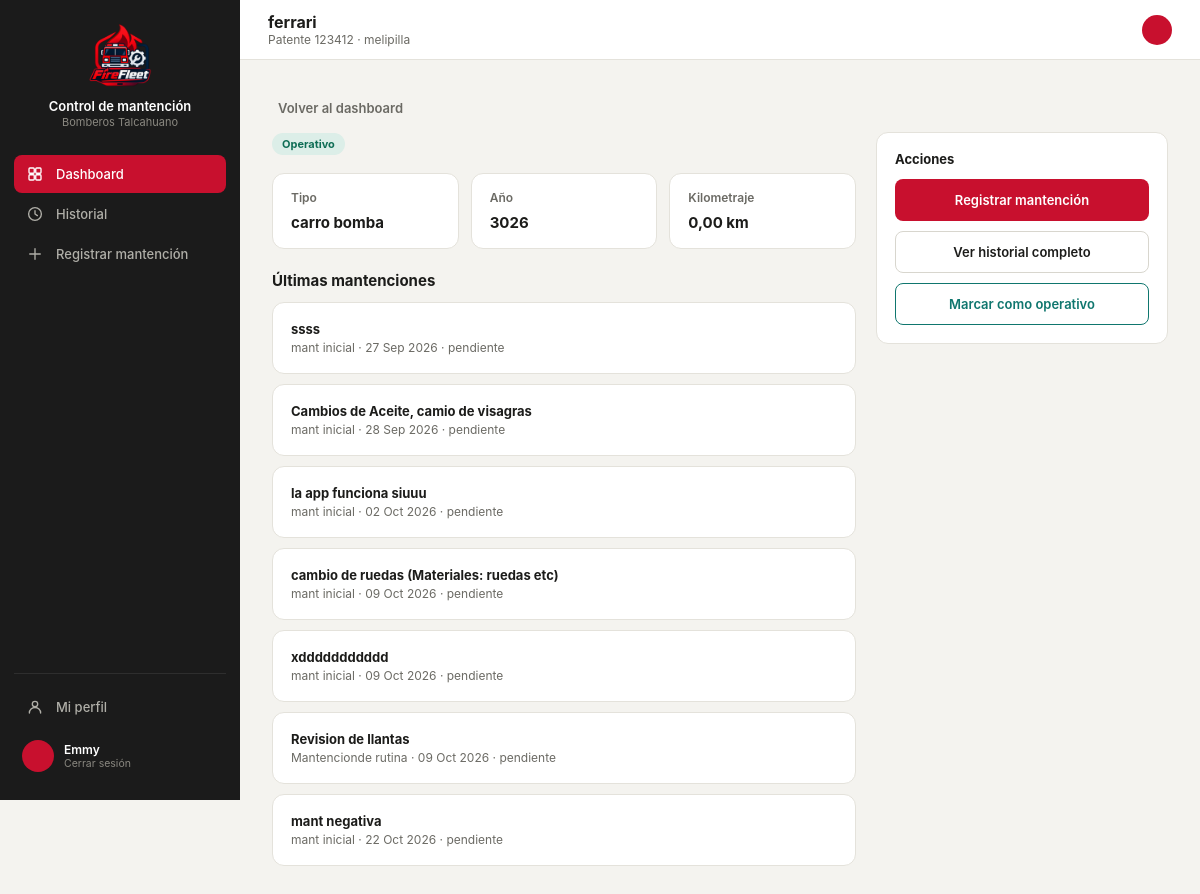
The app's page /vehidetalle/1/ (signed in) with its own data.
### core/models.py (models this page shows, shortened)
class Vehiculo(models.Model):
    id_vehi = models.AutoField(primary_key=True)
    patente = models.CharField(max_length=10, unique=True, null=True, blank=True)
    tipo_v = models.CharField(max_length=50)
    modelo = models.CharField(max_length=80, blank=True)
    anio = models.IntegerField(null=True, blank=True, db_column="año")
    id_compania = models.ForeignKey(
        Compania, on_delete=models.PROTECT, db_column="id_compania", related_name="vehiculos",
    )
    estado = models.CharField(max_length=30, default="operativo")
    kilometraje = models.DecimalField(max_digits=10, decimal_places=2, default=0)
    proxima_mantencion = models.DateField(null=True, blank=True)
    class Meta:
        db_table = "vehiculo"

class Compania(models.Model):
    id_comp = models.AutoField(primary_key=True)
    nombre = models.CharField(max_length=100)
    direccion = models.CharField(max_length=200, blank=True, db_column="dirección")
    telefono = models.CharField(max_length=20, blank=True, db_column="teléfono")
    class Meta:
        db_table = "compania"
        verbose_name_plural = "Compañías"
    def __str__(self):
        return self.nombre

class Mantencion(models.Model):
    id_mant = models.AutoField(primary_key=True)
    id_vehi = models.ForeignKey(
        Vehiculo, on_delete=models.CASCADE, db_column="id_vehi", related_name="mantenciones",
    )
    id_tipo = models.ForeignKey(
        TipoMantencion, on_delete=models.PROTECT, db_column="id_tipo", related_name="mantenciones",
    )
    descripcion = models.TextField(blank=True, default='')
    fecha_in = models.DateField(auto_now_add=True)
    fecha_ter = models.DateField(null=True, blank=True)
    estado = models.CharField(max_length=30, default="pendiente")
    costo_t = models.DecimalField(max_digits=12, decimal_places=2, default=0)
    respon = models.CharField(max_length=120, blank=True)
    class Meta:
        db_table = "mantencion"

class TipoMantencion(models.Model):
    id_tipo = models.AutoField(primary_key=True)
    nombre = models.CharField(max_length=100)
    categ = models.CharField(max_length=50, blank=True)
    perio = models.CharField(max_length=50, blank=True)
    class Meta:
        db_table = "tipomantencion"
        verbose_name = "Tipo de mantención"
        verbose_name_plural = "Tipos de mantención"
    def __str__(self):
        return self.nombre

### core/views.py (the view)
# urls.py: path('vehidetalle/<int:vehiculo_id>/', views.vehidetalle, name='vehidetalle'),
@login_required(login_url='index')
def vehidetalle(request, vehiculo_id):
    vehiculo = get_object_or_404(Vehiculo, pk=vehiculo_id)
    mantenciones = Mantencion.objects.filter(id_vehi=vehiculo)
    context = {
        'vehiculo': vehiculo,
        'mantenciones': mantenciones,
    }
    return render(request, 'core/detalle.html', context)

### core/templates/core/detalle.html (shortened to what this page needs)
{% load static %}
<!DOCTYPE html>
<html lang="es">
<head>
<link rel="stylesheet" href="https://cdnjs.cloudflare.com/ajax/libs/tabler-icons/2.44.0/iconfont/tabler-icons.min.css">
<link rel="stylesheet" href="{% static 'styles.css' %}">
</head>
<body>
<div class="layout">
  <div class="sidebar">
    <div class="sidebar-brand">
      <div class="logo"><img src="{% static 'imagenes/logo2.png' %}" alt="Logo Control de mantención"></div>
      <div><p class="t1">Control de mantención</p><p class="t2">Bomberos Talcahuano</p></div>
    </div>
    <a class="nav-item active" href="{% url 'dashboard' %}">Dashboard</a>
    <a class="nav-item" href="{% url 'historial' %}"><svg class="nav-icon" viewBox="0 0 24 24" fill="none" stroke="currentColor" stroke-width="1.8" stroke-linecap="round" stroke-linejoin="round"><circle cx="12" cy="12" r="8.5"/><polyline points="12 7.5 12 12 15.2 14.2"/></svg>Historial</a>
    <a class="nav-item" href="{% url 'registrar' %}"><svg class="nav-icon" viewBox="0 0 24 24" fill="none" stroke="currentColor" stroke-width="1.8" stroke-linecap="round" stroke-linejoin="round"><line x1="12" y1="5" x2="12" y2="19"/><line x1="5" y1="12" x2="19" y2="12"/></svg>Registrar mantención</a>
    <div class="sidebar-footer">
      <a class="nav-item" href="{% url 'perfil' %}"><svg class="nav-icon" viewBox="0 0 24 24" fill="none" stroke="currentColor" stroke-width="1.8" stroke-linecap="round" stroke-linejoin="round"><circle cx="12" cy="8" r="3.6"/><path d="M4.5 20c0-4.1 3.4-7.4 7.5-7.4s7.5 3.3 7.5 7.4"/></svg>Mi perfil</a>
      <a class="sidebar-user" href="{% url 'logout' %}" style="margin-top:6px; text-decoration:none;">
        <div class="av">{{ user.first_name|slice:":1" }}{{ user.last_name|slice:":1" }}</div>
        <div><p class="name">{{ user.get_full_name|default:user.username }}</p><p class="role">Cerrar sesión</p></div>
      </a>
    </div>
  </div>
  <div class="main">
    <div class="topbar">
      <div style="display:flex; align-items:center; gap:12px;">
        <div>
          <h2 id="topbar-title">{{ vehiculo.nombre|default:vehiculo.modelo }}</h2>
          <p class="crumb" id="topbar-crumb">Patente {{ vehiculo.patente }} · {{ vehiculo.id_compania|default:"Sin compañía" }}</p>
        </div>
      </div>
      <div style="display:flex; align-items:center; gap:8px;">
        <div style="width:30px; height:30px; border-radius:50%; background:var(--red); display:flex; align-items:center; justify-content:center; color:#fff; font-size:11px; font-weight:700;">
        </div>
      </div>
    </div>
    <div class="content" id="content">
      <a class="back-link" href="{% url 'dashboard' %}">Volver al dashboard</a>
      <div style="display:grid; grid-template-columns:2fr 1fr; gap:20px; align-items:start;">
        <div>
          <div style="margin-bottom:18px;">
            {% if vehiculo.estado == 'Vencido' %}
              <span class="pill pill-danger">Mantención vencida</span>
            {% elif vehiculo.estado == 'Por vencer' %}
              <span class="pill pill-amber">Por vencer</span>
            {% else %}
              <span class="pill pill-green">Operativo</span>
            {% endif %}
          </div>
          <div style="display:grid; grid-template-columns:repeat(3,1fr); gap:12px; margin-bottom:22px;">
            <div class="stat"><p class="lbl">Tipo</p><p style="font-size:15px; font-weight:700; margin:0;">{{ vehiculo.tipo_v }}</p></div>
            <div class="stat"><p class="lbl">Año</p><p style="font-size:15px; font-weight:700; margin:0;">{{ vehiculo.anio }}</p></div>
            <div class="stat"><p class="lbl">Kilometraje</p><p style="font-size:15px; font-weight:700; margin:0;">{{ vehiculo.kilometraje }} km</p></div>
          </div>
          <h3 style="font-size:15px; margin:0 0 12px;">Últimas mantenciones</h3>
          {% for m in mantenciones %}
            <div class="card" style="margin-bottom:10px;">
              <p style="font-size:13px; font-weight:700; margin:0 0 3px;">{{ m.descripcion }}</p>
              <p style="font-size:12px; color:var(--text2); margin:0;">
                {{ m.id_tipo }} · {{ m.fecha_in|date:"d M Y" }} · {{ m.estado }}
              </p>
            </div>
          {% empty %}
            <p style="font-size:13px; color:var(--text2);">Sin registros aún.</p>
          {% endfor %}
        </div>
       <div class="card">
    <p style="font-size:13px; font-weight:700; margin:0 0 12px;">Acciones</p>
    <a class="btn-primary" style="width:100%; height:42px; margin-bottom:10px; display:flex; align-items:center; justify-content:center; text-decoration:none;" href="{% url 'registrar' %}?vehiculo_id={{ vehiculo.pk }}">
        Registrar mantención
    </a>
    <a class="btn-secondary" style="width:100%; height:42px; margin-bottom:10px; display:flex; align-items:center; justify-content:center; text-decoration:none;" href="{% url 'historial' %}?vehiculo_id={{ vehiculo.pk }}">
        Ver historial completo
    </a>
    <a class="btn-secondary" style="width:100%; height:42px; display:flex; align-items:center; justify-content:center; border: 1px solid #0f766e; color: #0f766e; text-decoration:none;" href="{% url 'cambiar_estado' vehiculo.id_vehi %}">
        Marcar como operativo
    </a>
</div>
      </div>
    </div>
  </div>
</div>
</body>
</html>

### core/static/styles.css (style rules this page uses)
:root { --red:#C8102E; --dark:#212121; --darker:#181818; --sidebar-bg:#1B1B1B; --sidebar-hover:#2A2A2A; --input-bg:#fff; --input-border:#D8D6CE; --muted:#8A8880; --amber:#854F0B; --amber-bg:#FDECC8; --green:#0F6E56; --green-bg:#DCEEE8; --danger:#A32D2D; --danger-bg:#F6DCDC; --surface1:#F4F3EF; --surface2:#FFFFFF; --border:#E4E2DB; --text1:#1C1C1A; --text2:#6B6A64; }
* { box-sizing:border-box; -webkit-tap-highlight-color:transparent; }
body { margin:0; font-family:-apple-system,BlinkMacSystemFont,"Segoe UI",Roboto,Helvetica,Arial,sans-serif; background:var(--surface1); color:var(--text1); min-height:100vh; }
.layout { display:flex; min-height:100vh; }
.sidebar { width:240px; background:var(--sidebar-bg); flex-shrink:0; display:flex; flex-direction:column; padding:20px 14px; position:sticky; top:0; height:100vh; }
.sidebar-brand { display:flex; flex-direction:column; align-items:center; text-align:center; gap:10px; padding:4px 8px 26px; }
.sidebar-brand .logo { width:64px; height:64px; display:flex; align-items:center; justify-content:center; flex-shrink:0; overflow:hidden; }
.sidebar-brand .logo img { width:100%; height:100%; object-fit:contain; display:block; }
.sidebar-brand .t1 { color:#fff; font-size:13px; font-weight:600; margin:0; line-height:1.3; }
.sidebar-brand .t2 { color:#8A8880; font-size:11px; margin:0; }
.nav-item { display:flex; align-items:center; gap:12px; padding:10px 12px; border-radius:8px; color:#B0AFA8; font-size:13px; font-weight:500; cursor:pointer; border:none; background:none; width:100%; text-align:left; margin-bottom:2px; text-decoration:none; }
.nav-item .nav-icon { width:18px; height:18px; flex-shrink:0; }
.nav-item.active { background:var(--red); color:#fff; }
.sidebar-footer { margin-top:auto; padding-top:14px; border-top:1px solid #2E2E2E; }
.sidebar-user { display:flex; align-items:center; gap:10px; padding:8px; border-radius:8px; cursor:pointer; }
.sidebar-user .av { width:32px; height:32px; border-radius:50%; background:var(--red); display:flex; align-items:center; justify-content:center; color:#fff; font-size:12px; font-weight:700; flex-shrink:0; }
.sidebar-user .name { color:#fff; font-size:12px; font-weight:600; margin:0; }
.sidebar-user .role { color:#8A8880; font-size:10.5px; margin:0; }
.main { flex:1; min-width:0; }
.topbar { height:60px; background:var(--surface2); border-bottom:1px solid var(--border); display:flex; align-items:center; justify-content:space-between; padding:0 28px; position:sticky; top:0; z-index:10; }
.topbar h2 { font-size:16px; font-weight:700; margin:0; }
.topbar .crumb { font-size:12px; color:var(--text2); margin:0; }
.content { padding:28px 32px; max-width:1200px; margin:0 auto; }
.card { background:var(--surface2); border:1px solid var(--border); border-radius:12px; padding:18px; }
.btn-primary { background:var(--red); border:none; color:#fff; height:40px; padding:0 20px; border-radius:8px; font-weight:600; font-size:13px; cursor:pointer; display:inline-flex; align-items:center; gap:6px; }
.btn-secondary { background:transparent; border:1px solid var(--input-border); color:var(--text1); height:40px; padding:0 18px; border-radius:8px; font-weight:600; font-size:13px; cursor:pointer; display:inline-flex; align-items:center; justify-content:center; }
.pill { font-size:11px; font-weight:700; padding:4px 10px; border-radius:20px; display:inline-block; }
.pill-green { background:var(--green-bg); color:var(--green); }
.stat { background:var(--surface2); border:1px solid var(--border); border-radius:12px; padding:16px 18px; }
.stat .lbl { font-size:12px; color:var(--text2); margin:0 0 8px; font-weight:600; }
.back-link { display:inline-flex; align-items:center; gap:6px; color:var(--text2); font-size:13px; font-weight:600; cursor:pointer; margin-bottom:16px; background:none; border:none; padding:0; text-decoration:none; }
a.btn-primary, a.btn-secondary { text-decoration:none; justify-content:center; }
.content { padding: 32px; flex: 1; }

### records on screen
Vehiculo: nombre "ferrari", patente "123412", id_compania "melipilla", tipo_v "carro bomba", anio "3026", kilometraje "0,00"
Mantencion: descripcion "ssss", id_tipo "mant inicial", fecha_in "27 Sep 2026", estado "pendiente"
Mantencion: descripcion "Cambios de Aceite, camio de visagras", id_tipo "mant inicial", fecha_in "28 Sep 2026", estado "pendiente"
Mantencion: descripcion "la app funciona siuuu", id_tipo "mant inicial", fecha_in "02 Oct 2026", estado "pendiente"
Mantencion: descripcion "cambio de ruedas (Materiales: ruedas etc)", id_tipo "mant inicial", fecha_in "09 Oct 2026", estado "pendiente"
Mantencion: descripcion "xddddddddddd", id_tipo "mant inicial", fecha_in "09 Oct 2026", estado "pendiente"
Mantencion: descripcion "Revision de llantas", id_tipo "Mantencionde rutina", fecha_in "09 Oct 2026", estado "pendiente"
Mantencion: descripcion "mant negativa", id_tipo "mant inicial", fecha_in "22 Oct 2026", estado "pendiente"

### other values on screen
{{ user.get_full_name|default:user.username }} "Emmy"
